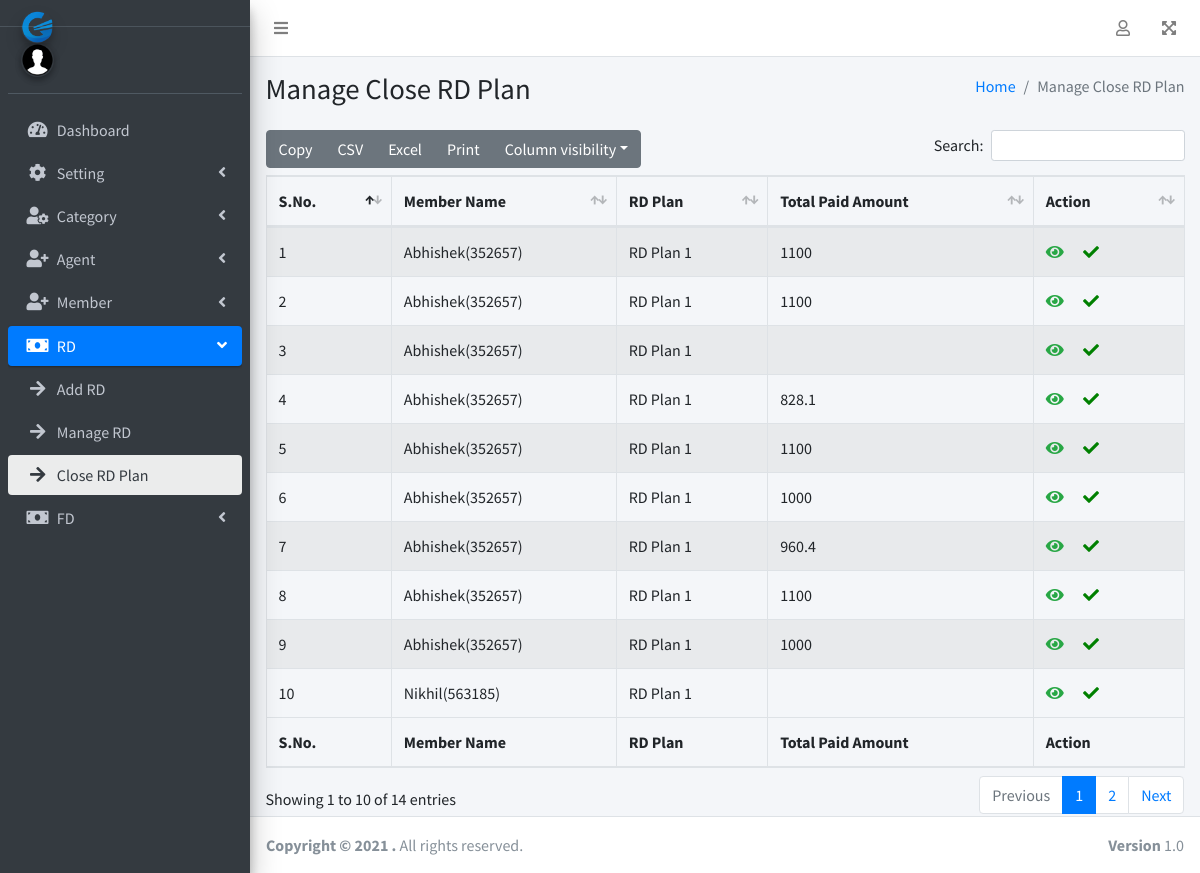
Screenshot of /admin/Rd/manage_close_rd_plan with the database file from the repository.
### tables this page shows
CREATE TABLE `close_rd_plan` (
  `id` int(11) NOT NULL,
  `user_id` varchar(30) NOT NULL,
  `rd_id` varchar(30) NOT NULL,
  `total_amount` varchar(100) NOT NULL,
  `maturity_sec` varchar(111) NOT NULL,
  `preMaturity` varchar(111) NOT NULL COMMENT 'amount in %',
  `total_interest_amount` varchar(100) NOT NULL,
  `interest_amt_permission` varchar(50) NOT NULL,
  `total_paid_amount` varchar(100) NOT NULL,
  `mop` varchar(100) NOT NULL,
  `paid_date` varchar(100) NOT NULL,
  `penalty_amount` varchar(100) NOT NULL,
  `payment_remarks` longtext NOT NULL,
  `created_by_user_type_id` int(11) NOT NULL,
  `created_at` date NOT NULL,
  `updated_at` timestamp NOT NULL DEFAULT CURRENT_TIMESTAMP ON UPDATE CURRENT_TIMESTAMP,
  `status` int(11) NOT NULL DEFAULT '1'
);

CREATE TABLE `member` (
  `id` int(11) NOT NULL,
  `user_id` varchar(100) NOT NULL,
  `agent` varchar(100) NOT NULL,
  `name` varchar(100) NOT NULL,
  `father_name` varchar(100) NOT NULL,
  `nominee_name` varchar(100) NOT NULL,
  `relation` varchar(100) NOT NULL,
  `dob` varchar(100) NOT NULL,
  `mobile` varchar(100) NOT NULL,
  `mail` varchar(100) NOT NULL,
  `group_name` varchar(100) NOT NULL,
  `loan_no` varchar(500) NOT NULL,
  `rd_no` varchar(100) NOT NULL,
  `fd_no` varchar(100) NOT NULL,
  `pan_img` varchar(500) NOT NULL,
  `pan_no` varchar(500) NOT NULL,
  `identity_proof_img` varchar(500) NOT NULL,
  `id_proof_no` varchar(500) NOT NULL,
  `signature_proof_img` varchar(500) NOT NULL,
  `address_proof_img` varchar(500) NOT NULL,
  `bank_statement_img` varchar(500) NOT NULL,
  `password` varchar(500) NOT NULL,
  `temporary_address` varchar(200) NOT NULL,
  `temporary_state` varchar(100) NOT NULL,
  `temporary_pin` varchar(100) NOT NULL,
  `permanent_address` varchar(200) NOT NULL,
  `permanent_state` varchar(100) NOT NULL,
  `permanent_pin` varchar(100) NOT NULL,
  `tvillage` varchar(100) NOT NULL,
  `tbulding` varchar(100) NOT NULL,
  `tlandmark` varchar(100) NOT NULL,
  `tstate` varchar(100) NOT NULL,
  `tdistric` varchar(100) NOT NULL,
  `tpolice` varchar(100) NOT NULL,
  `tblock` varchar(100) NOT NULL,
  `tpost` varchar(100) NOT NULL,
  `tpin` varchar(100) NOT NULL,
  `pvillage` varchar(100) NOT NULL,
  `pbulding` varchar(100) NOT NULL,
  `plandmark` varchar(100) NOT NULL,
  `pstate` varchar(100) NOT NULL,
  `pdistric` varchar(100) NOT NULL,
  `ppolice` varchar(100) NOT NULL,
  `pblock` varchar(100) NOT NULL,
  `ppost` varchar(100) NOT NULL,
  `ppin` varchar(100) NOT NULL,
  `created_by_user_type_id` int(11) NOT NULL,
  `created_at` date NOT NULL,
  `updated_at` timestamp NOT NULL DEFAULT CURRENT_TIMESTAMP,
  `status` int(11) NOT NULL DEFAULT '0'
);

CREATE TABLE `rd_plan` (
  `id` int(11) NOT NULL,
  `plan_name` varchar(100) NOT NULL,
  `plan_type` int(11) NOT NULL COMMENT '1-Fixed,2-Percentage',
  `duration` varchar(100) NOT NULL COMMENT 'only in month',
  `interval` varchar(11) NOT NULL,
  `amount` varchar(100) NOT NULL,
  `interest_percent` varchar(100) NOT NULL,
  `remark` longtext NOT NULL,
  `created_at` date NOT NULL,
  `updated_at` timestamp NOT NULL DEFAULT CURRENT_TIMESTAMP ON UPDATE CURRENT_TIMESTAMP,
  `created_by_user_type_id` int(11) NOT NULL,
  `status` int(11) NOT NULL DEFAULT '1'
);

### application/controllers/admin/Rd.php (called while the page is built, shortened)
<?php
class Rd extends CI_Controller
{
    public function __construct()
    {
        $this->load->model('Admin_Rd_model');
        $this->load->model('Admin_Common_model');
    }
    public function manage_close_rd_plan()
    {
        $data['title'] = 'Manage Close RD Plan';
        $data['breadcrumb'] = 'Manage Close RD Plan';
        $data['close_rd'] = $this->Admin_Rd_model->all_close_rd_plan_data();
        $this->load->view('admin/rd/manage_close_rd_plan', $data);
    }
}

### index.php (called while the page is built, shortened)
<?php
require_once BASEPATH.'core/CodeIgniter.php';

### application/models/Admin_Rd_model.php (called while the page is built, shortened)
<?php
class Admin_Rd_model extends CI_Model
{
    public function all_close_rd_plan_data()
    {
        $this->db->select('crp.*, m.name as member_name, m.user_id as member_id,rp.plan_name as p_nm, ');
        $this->db->join('member as  m', 'm.user_id = crp.user_id', 'left');
        $this->db->join('add_rd as ar', 'ar.id = crp.rd_id', 'left');
        $this->db->join('rd_plan as rp', 'rp.id = ar.rd_plan', 'left');
        $val = $this->db->get('close_rd_plan as crp');
        return $val->result_array();
    }
}
?>

### application/views/admin/rd/manage_close_rd_plan.php (the view, shortened to what this page needs)
<!DOCTYPE html>
<html lang="en">
<head>
    <? $this->load->view('admin/include/css') ?>
</head>
<body class="hold-transition sidebar-mini layout-fixed ">
    <div class="wrapper">
        <? $this->load->view('admin/include/header') ?>
        <? $this->load->view('admin/include/left') ?>
        <div class="content-wrapper">
            <div class="content-header">
                <div class="container-fluid">
                    <div class="row mb-2">
                        <div class="col-sm-6">
                            <h1 class="m-0">
                                <?php echo $title; ?>
                            </h1>
                        </div>
                        <div class="col-sm-6">
                            <ol class="breadcrumb float-sm-right">
                                <li class="breadcrumb-item"><a href="#">Home</a></li>
                                <li class="breadcrumb-item active"><?php echo $breadcrumb; ?></li>
                            </ol>
                        </div>
                    </div>
                </div>
            </div>
            <section class="content">
                <div class="container-fluid">
                    <div id="filter_data">
                        <table id="example1" class="table table-bordered table-striped">
                            <thead>
                                <tr>
                                    <th>S.No.</th>
                                    <th>Member Name</th>
                                    <th>RD Plan</th>
                                    <th>Total Paid Amount</th>
                                    <th>Action</th>
                                </tr>
                            </thead>
                            <tbody>
                                <?php foreach ($close_rd as $cr => $cls_rd) { ?>
                                    <tr>
                                        <td><?php echo $cr + 1 ?></td>
                                        <td><?php echo $cls_rd['member_name'] . "(" . $cls_rd['member_id'] . ")" ?></td>
                                        <td><?php echo $cls_rd['p_nm'] ?></td>
                                        <td><?php echo $cls_rd['total_paid_amount'] ?></td>
                                        <td>
                                            <a href="javascript:void(0);" data-toggle="modal" data-target="#view_rd_modal"
                                            onclick="view_close_rd_plan(<?php echo $cls_rd['id'] ?>)" title='Click to View close RD Plan Data Details'><i class="fas fa-eye text-success"></i></a>&emsp;
                                            <?php
                                            $status = ($cls_rd['status'] == 1) ?
                                                "<a style='color:green' href='javascript:void()' onClick='return changeStatus(\"" . $cls_rd['id'] . "\",\"0\",\"registration\",\"admin/common/chageStatus\")' title='Click to Di-Active RD Details Data'><b><i class='fa fa-check'></i> </b></a>"
                                                :
                                                "<a style='color:red'  href='javascript:void()'  onClick='return changeStatus(\"" . $cls_rd['id'] . "\",\"1\",\"registration\",\"admin/common/chageStatus\")' title='Click to Active RD Details Data '><b><i class='fa fa-times'></i> </b></a>";
                                            echo "<span id=" . $cls_rd['id'] . ">" . $status . "</span>";
                                            ?>&emsp;
                                        </td>
                                    </tr>
                                <?php } ?>
                            </tbody>
                            <tfoot>
                                <tr>
                                    <th>S.No.</th>
                                    <th>Member Name</th>
                                    <th>RD Plan</th>
                                    <th>Total Paid Amount</th>
                                    <th>Action</th>
                                </tr>
                            </tfoot>
                        </table>
                    </div>
                </div>
            </section>
        </div>
    <?php $this->load->view('admin/include/footer') ?>
    </div>
</body>
</html>

### application/views/admin/include/css.php (shortened to what this page needs)
<link rel="stylesheet" href="<?= base_url() ?>media/fontawesome/css/all.min.css">
<link rel="stylesheet" href="https://code.ionicframework.com/ionicons/2.0.1/css/ionicons.min.css">
<link rel="stylesheet" href="<?= base_url() ?>media/css/plugin/tempusdominus-bootstrap-4.min.css">
<link rel="stylesheet" href="<?= base_url() ?>media/css/plugin/jqvmap.min.css">
<link rel="stylesheet" href="<?= base_url() ?>media/css/adminlte.min.css">
<link rel="stylesheet" href="<?= base_url() ?>media/css/plugin/datatable/dataTables.bootstrap4.min.css">
<link rel="stylesheet" href="<?= base_url() ?>media/css/plugin/datatable/responsive.bootstrap4.min.css">
<link rel="stylesheet" href="<?= base_url() ?>media/css/plugin/datatable/buttons.bootstrap4.min.css">
<link rel="stylesheet" href="<?= base_url() ?>media/css/plugin/sweetalert/bootstrap-4.min.css">
 <link rel="stylesheet" href="<?= base_url() ?>media/css/plugin/summernote/summernote-bs4.min.css">
<link rel="stylesheet" href="<?= base_url() ?>media/css/plugin/select2/select2.min.css">
<link rel="stylesheet" href="<?= base_url() ?>media/css/plugin/select2/select2-bootstrap4.min.css">

### application/views/admin/include/header.php (shortened to what this page needs)
<nav class="main-header navbar navbar-expand navbar-white navbar-light">
  <ul class="navbar-nav">
    <li class="nav-item">
      <a class="nav-link" data-widget="pushmenu" href="#" role="button"><i class="fas fa-bars"></i></a>
    </li>
  </ul>
  <ul class="navbar-nav ml-auto">
    <li class="nav-item dropdown">
      <a class="nav-link" data-toggle="dropdown" href="#">
        <i class="far fa-user"></i>
      </a>
    </li>
    <li class="nav-item">
      <a class="nav-link" data-widget="fullscreen" href="#" role="button">
        <i class="fas fa-expand-arrows-alt"></i>
      </a>
    </li>
  </ul>
</nav>

### application/views/admin/include/left.php (shortened to what this page needs)
<?php
    $controller = $this->uri->segment(2);
    $menu = $this->uri->segment(3);
?>
<aside class="main-sidebar sidebar-dark-primary elevation-4">
    <a href="<?= base_url() ?>" class="brand-link">
        <img src="<?php echo base_url() ?>media/images/favicon.png" alt="Camwel" class="brand-image img-circle elevation-3" style="opacity: .8">
    </a>
    <div class="sidebar">
        <div class="user-panel mt-3 pb-3 mb-3 d-flex">
            <div class="image">
                <img src="<?php echo base_url() ?>media/images/pic.png" class="img-circle elevation-2" alt="User Image">
            </div>
            <div class="info">
            </div>
        </div>
        <nav class="mt-2">
            <ul class="nav nav-pills nav-sidebar flex-column" data-widget="treeview" role="menu" data-accordion="false">
                <li class="nav-item">
                    <a href="<?= base_url('admin/dashboard') ?>" class="nav-link <?= ($controller == "dashboard") ? "active" : ''; ?>">
                        <i class="nav-icon fas fa-tachometer-alt"></i>
                        <p>
                            Dashboard
                        </p>
                    </a>
                </li>
                <li class="nav-item <?= ($controller == "setting") ? "menu-open" : ''; ?>">
                    <a href="#" class="nav-link <?= ($controller == "setting") ? "active" : ''; ?>">
                        <i class="nav-icon fas fa-cog"></i>
                        <p>
                            Setting
                            <i class="fas fa-angle-left right"></i>
                        </p>
                    </a>
                </li><i class=""></i>
                <li class="nav-item <?= ($controller == "Category") ? "menu-open" : ''; ?>">
                    <a href="#" class="nav-link <?= ($controller == "Category") ? "active" : ''; ?>">
                        <i class="nav-icon fas fa-user-cog"></i>
                        <p>
                            Category
                            <i class="fas fa-angle-left right"></i>
                        </p>
                    </a>
                </li>
                <li class="nav-item <?= ($controller == "Agent") ? "menu-open" : ''; ?>">
                    <a href="#" class="nav-link <?= ($controller == "Agent") ? "active" : ''; ?>">
                        <i class="nav-icon fas fa-user-plus"></i>
                        <p>
                            Agent
                            <i class="fas fa-angle-left right"></i>
                        </p>
                    </a>
                </li>
                <li class="nav-item <?= ($controller == "Member") ? "menu-open" : ''; ?>">
                    <a href="#" class="nav-link <?= ($controller == "Member") ? "active" : ''; ?>">
                        <i class="nav-icon fas fa-user-plus"></i>
                        <p>
                            Member
                            <i class="fas fa-angle-left right"></i>
                        </p>
                    </a>
                </li>
                <li class="nav-item <?= ($controller == "Rd") ? "menu-open" : ''; ?>">
                    <a href="#" class="nav-link <?= ($controller == "Rd") ? "active" : ''; ?>">
                        <i class="nav-icon fas fa-money-bill"></i>
                        <p>
                            RD
                            <i class="fas fa-angle-left right"></i>
                        </p>
                    </a>
                    <ul class="nav nav-treeview">
                        <li class="nav-item">
                            <a href="<?= base_url('admin/Rd/rd') ?>" class="nav-link <?= ($menu == "rd") ? "active" : ''; ?>">
                                <i class="fa fa-arrow-right nav-icon"></i>
                                <p>Add RD</p>
                            </a>
                        </li>
                    </ul>
                    <ul class="nav nav-treeview">
                        <li class="nav-item">
                            <a href="<?= base_url('admin/Rd/manage_rd') ?>" class="nav-link <?= ($menu == "manage_rd") ? "active" : ''; ?>">
                                <i class="fa fa-arrow-right nav-icon"></i>
                                <p>Manage RD</p>
                            </a>
                        </li>
                    </ul>
                    <ul class="nav nav-treeview">
                        <li class="nav-item">
                            <a href="<?= base_url('admin/Rd/manage_close_rd_plan') ?>" class="nav-link <?= ($menu == "manage_close_rd_plan") ? "active" : ''; ?>">
                                <i class="fa fa-arrow-right nav-icon"></i>
                                <p>Close RD Plan</p>
                            </a>
                        </li>
                    </ul>
                </li>
                <li class="nav-item <?= ($controller == "Fd") ? "menu-open" : ''; ?>">
                    <a href="#" class="nav-link <?= ($controller == "Fd") ? "active" : ''; ?>">
                        <i class="nav-icon fas fa-money-bill"></i>
                        <p>
                            FD
                            <i class="fas fa-angle-left right"></i>
                        </p>
                    </a>
                </li>
            </ul>
        </nav>
    </div>
</aside>

### application/views/admin/include/footer.php (shortened to what this page needs)
<footer class="main-footer">
    <strong>Copyright &copy; 2021 .</strong>
    All rights reserved.
    <div class="float-right d-none d-sm-inline-block">
        <b>Version</b> 1.0
    </div>
</footer>

### rows the page displays
close_rd_plan: member.name "Abhishek", member.user_id "352657", rd_plan.plan_name "RD Plan 1", total_paid_amount "1100"
close_rd_plan: member.name "Abhishek", member.user_id "352657", rd_plan.plan_name "RD Plan 1", total_paid_amount "1100"
close_rd_plan: member.name "Abhishek", member.user_id "352657", rd_plan.plan_name "RD Plan 1"
close_rd_plan: member.name "Abhishek", member.user_id "352657", rd_plan.plan_name "RD Plan 1", total_paid_amount "828.1"
close_rd_plan: member.name "Abhishek", member.user_id "352657", rd_plan.plan_name "RD Plan 1", total_paid_amount "1100"
close_rd_plan: member.name "Abhishek", member.user_id "352657", rd_plan.plan_name "RD Plan 1", total_paid_amount "1000"
close_rd_plan: member.name "Abhishek", member.user_id "352657", rd_plan.plan_name "RD Plan 1", total_paid_amount "960.4"
close_rd_plan: member.name "Abhishek", member.user_id "352657", rd_plan.plan_name "RD Plan 1", total_paid_amount "1100"
close_rd_plan: member.name "Abhishek", member.user_id "352657", rd_plan.plan_name "RD Plan 1", total_paid_amount "1000"
close_rd_plan: member.name "Nikhil", member.user_id "563185", rd_plan.plan_name "RD Plan 1"

### other values shown
$title "Manage Close RD Plan"
$breadcrumb "Manage Close RD Plan"
